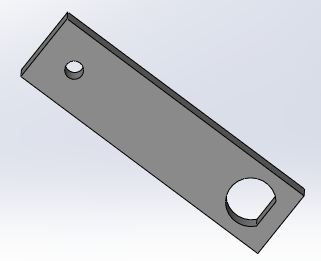
#> input picture opencv-python/pic/1.JPG, 321 x 261 px, found by its file name
$ python '4.10直方图.py'
#> lines starting #> are read from the running program, lines starting #| are printed output that depends on the picture; after the words box and inside, x2 and y2 are one past the last pixel; in counts of white or black regions, pixels touching at a corner belong together
import cv2 as cv
import numpy as np
import math
from matplotlib import pyplot as plt

#本部分内容：
## 直方图histogram
## 直方图查找
## 直方图绘制
## 直方图均衡 equalizeHist
## 二维直方图 从HSV空间中提取H和S对应的像素个数
## 直方图反投影
## cv.calcHist()，np.histogram()

# 【直方图】它是在X轴上具有像素值（不总是从0到255的范围），在Y轴上具有图像中相应像素个数的图。
# 【术语BINS】opencv中用histSize表示，针对x轴，当bins为256则表示每个像素统计一个x，bins为16时表示16个像素的个数总和表示一个刻度
# 【术语DIMS】收集数据的参数的数量，这里是1？？？TODO
# 【术语RANGE】要测量的强度的范围，通常是[0,256]
# cv.calcHist（images，channels，mask，histSize，ranges [，hist [，accumulate]]）
# 参数一images：它是uint8或float32类型的源图像。它应该放在方括号中，即“ [img]”。
# 参数二channels：也以方括号给出。它是我们计算直方图的通道的索引。例如，如果输入为灰度图像，则其值为[0]。对于彩色图像，您可以传递[0]，[1]或[2]分别计算蓝色，绿色或红色通道的直方图。
# 参数三ask：图像掩码。为了找到完整图像的直方图，将其指定为“无”。但是，如果要查找图像特定区域的直方图，则必须为此创建一个掩码图像并将其作为掩码。
# histSize：这表示我们的BIN计数。需要放在方括号中。对于全尺寸，设置[256]。
# ranges：这是我们的RANGE。通常为[0,256]。
# 返回值：256*1的数组
img = cv.imread('./pic/1.jpg', 0)
#> img: shape (261, 321); min 0, max 255, mean 203.7
hist = cv.calcHist([img], [0], None, [256], [0, 256])
#> hist = 256 values, max 14823 at index 138, min 1 at index 168, mean 327.3
print(hist)
#> (printed output is left out)

# 【绘制直方图】--使用matplotlib--它直接找到直方图并将其绘制,无需调用calcHist
plt.hist(img.ravel(),256,[0,256]); plt.show()

# 【绘制直方图--使用opencv】 使用cv.line或pylonline  略

# 【掩码的应用】，可创建掩码图像，掩码中白色为要统计直方图的部分，黑色为忽略的部分。 略

# 【直方图均衡】--参考https://blog.csdn.net/qq_15971883/article/details/88699218
# 大概思路：
# ①求直方图，得到各个像素个数的概率（像素n的个数/总个数）
# ②依靠s = T(r)得到最终的像素，这里r为原始像素值，s为均衡化变换后的像素值
# T的公式参考链接，这里不推导了
# 【适用场景】如果一幅图像整体偏暗或者偏亮，那么直方图均衡化的方法很适用。
# 【缺点】：如果图像某些区域对比度很好，而另一些区域对比度不好，那采用直方图均衡化就不一定适用；
# 均衡化后图像的灰度级减少，某些细节将会消失；某些图像（如直方图有高峰），经过均衡化后对比度不自然的过分增强
img = cv.imread('./pic/his1.png', 0)
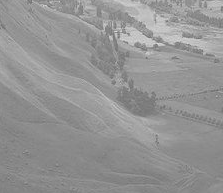
#> input picture opencv-python/pic/his1.png, 223 x 193 px
#> img is the input picture: shape (193, 223); min 104, max 224, mean 147.7
img_equalizeHist = cv.equalizeHist(img)
plt.subplot(121),plt.imshow(img,cmap='gray'),plt.title('img')
plt.subplot(122),plt.imshow(img_equalizeHist,cmap='gray'),plt.title('img_equalizeHist')
plt.show()

# 【对比度受限的自适应直方图均衡-(CLAHE算法)】--为了解决上面的缺点，这里用了一个图像，某些区域直方图过高导致
# 大概原理：图像被分成称为“tiles”的小块（在OpenCV中，tileSize默认为8x8）。然后，像往常一样对这些块中的每一个进行直方图均衡。
img = cv.imread('./pic/his2.png', 0)
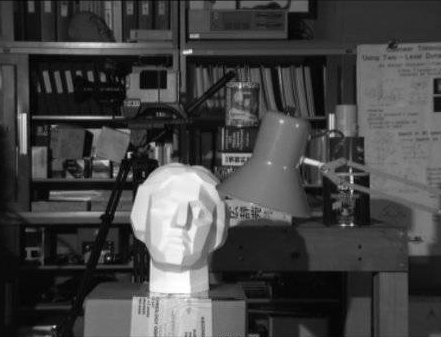
#> input picture opencv-python/pic/his2.png, 441 x 337 px
#> img is the input picture: shape (337, 441); min 0, max 255, mean 69.1
img_equalizeHist = cv.equalizeHist(img) #普通的全局均衡，效果不好
#> img_equalizeHist: shape (337, 441)
clahe = cv.createCLAHE(clipLimit=2.0, tileGridSize=(8,8))
img_clahe = clahe.apply(img)
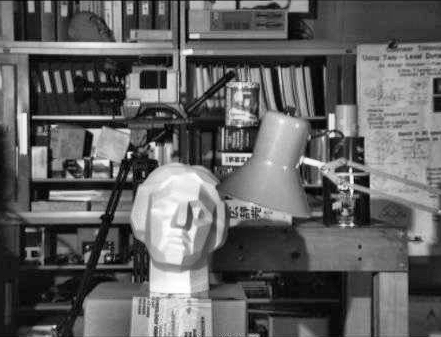
#> img_clahe: shape (337, 441); min 0, max 255, mean 97.3
plt.subplot(131),plt.imshow(img,cmap='gray'),plt.title('img')
plt.subplot(132),plt.imshow(img_equalizeHist,cmap='gray'),plt.title('img_equalizeHist')
plt.subplot(133),plt.imshow(img_clahe,cmap='gray'),plt.title('img_clahe')
plt.show()

# 【二维直方图-颜色直方图】考虑两个特征：每个像素的色相和饱和度值（即HSV空间中的H和S，取值范围：H [0, 179] S [0, 255] V [0, 255]）
# 一维直方图是将图像从RGB转为灰度
# 二维直方图试将图像从RGB转为HSV
img = cv.imread('./pic/1.jpg')
#> img is the input picture: shape (261, 321, 3); mean B, G, R 209.1, 203.6, 201.8
img = cv.cvtColor(img,cv.COLOR_BGR2HSV)
#> img: shape (261, 321, 3); mean H, S, V 79.7, 8.7, 209.1
hist = cv.calcHist([img], [0,1], None, [180, 256], [0, 180, 0, 256]) #shape[180, 256],x轴代表S饱和度，y轴代表H色相
cv.imshow('hist', hist) #是一副灰度图，代表不同饱和度和色相对应的像素个数，不是很直观
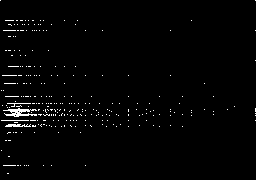
#> window 'hist': shape (180, 256); 1.6% white in thin lines or dots

# 【直方图反向投影】--例子讲的很明白https://blog.csdn.net/keith_bb/article/details/70154219
# 反向投影：简单来说，如果当前图像一个像素值为10，那么就用直方图中该像素10对应的像素个数来代替当前的像素值！
# calcBackProject（const Mat *     images,输入图像，图像深度必须位CV_8U,CV_16U或CV_32F中的一种，尺寸相同，每一幅图像都可以有任意的通道数
# int     nimages, 输入图像数量
# const int *     channels,用于计算反向投影的通道列表，通道数必须与直方图维度相匹配，第一个数组的通道是从0到image[0].channels()-1,第二个数组通道从图像image[0].channels()到image[0].channels()+image[1].channels()-1计数
# InputArray      hist,输入的直方图，直方图的bin可以是密集(dense)或稀疏(sparse)
# OutputArray     backProject,目标反向投影输出图像，是一个单通道图像，与原图像有相同的尺寸和深度
# const float **      ranges,直方图中每个维度bin的取值范围
# double      scale = 1,可选输出反向投影的比例因子
# bool    uniform = true ）直方图是否均匀分布(uniform)的标识符，有默认值true
# 【用途】比方说提取背景、目标追踪等等
# 1、用一个ROI来包括目标的一部分，计算该ROI的直方图（二维的最好）
# 2、将直方图进行归一化处理，归一化到[0,255]范围内（因为像素个数可能会超过255）
# 3、将该直方图在目标图像上反投影，得到投影图像
#图像采用capture.png，我们将分别提取墙壁、手和瓶盖进行测试
#结果墙壁效果不好，因为三面墙颜色都不太一样
#手也不太好，颜色差别明显，可能把手整个阔起来好点
#瓶盖效果较好
img_src = cv.imread('./pic/capture.png')
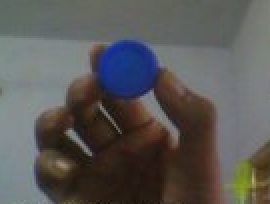
#> input picture opencv-python/pic/capture.png, 135 x 102 px (shown 2 times larger)
#> img_src is the input picture: shape (102, 135, 3); mean B, G, R 86.9, 88.7, 90.4
img_src_hsv = cv.cvtColor(img_src, cv.COLOR_BGR2HSV)
#> img_src_hsv: shape (102, 135, 3); mean H, S, V 57.8, 63.8, 99.3
img_roi_wall = img_src[22:36, 12:23] #
img_roi_hand = img_src[75:96, 84:104]
img_roi_battle = img_src[25:42, 54:70]
plt.subplot(431),plt.imshow(cv.cvtColor(img_roi_wall, cv.COLOR_BGR2RGB)),plt.title('img_roi_wall') # 显示有色差，是因为plt.imshow是按RGB显示，cv.imread是bgr格式 参考https://blog.csdn.net/u013608424/article/details/80117178
plt.subplot(432),plt.imshow(cv.cvtColor(img_roi_hand, cv.COLOR_BGR2RGB)),plt.title('img_roi_hand')
plt.subplot(433),plt.imshow(cv.cvtColor(img_roi_battle, cv.COLOR_BGR2RGB)),plt.title('img_roi_battle')
img_roi_wall_hsv = cv.cvtColor(img_roi_wall, cv.COLOR_BGR2HSV)
img_roi_hand_hsv = cv.cvtColor(img_roi_hand, cv.COLOR_BGR2HSV)
#> img_roi_hand_hsv: shape (21, 20, 3); mean H, S, V 12, 127.9, 59.7
img_roi_battle_hsv = cv.cvtColor(img_roi_battle, cv.COLOR_BGR2HSV)
#————提取墙壁————
his_wall = cv.calcHist([img_roi_wall_hsv], [0,1], None, [180, 256], [0, 180, 0, 256]) #二维直方图
plt.subplot(434),plt.imshow(his_wall,cmap='gray'),plt.title('his_wall')
cv.normalize(his_wall,his_wall,0,255,cv.NORM_MINMAX)
#> his_wall: shape (180, 256) float32; min 0, max 255, mean 0
dist_wall = cv.calcBackProject([img_src_hsv], [0,1], his_wall, [0, 180, 0, 256], 1) #反向投影
#————提取手————
his_hand = cv.calcHist([img_roi_hand_hsv], [0,1], None, [180, 256], [0, 180, 0, 256]) #二维直方图
plt.subplot(435),plt.imshow(his_hand,cmap='gray'),plt.title('his_hand')
cv.normalize(his_hand,his_hand,0,255,cv.NORM_MINMAX)
#> his_hand: shape (180, 256) float32; min 0, max 255, mean 0.1
dist_hand = cv.calcBackProject([img_src_hsv], [0,1], his_hand, [0, 180, 0, 256], 1) #反向投影
#————提取瓶盖————
his_battle = cv.calcHist([img_roi_battle_hsv], [0,1], None, [180, 256], [0, 180, 0, 256]) #二维直方图
plt.subplot(436),plt.imshow(his_battle,cmap='gray'),plt.title('his_battle')
cv.normalize(his_battle,his_battle,0,255,cv.NORM_MINMAX)
#> his_battle: shape (180, 256) float32; min 0, max 255, mean 0.2
dist_battle = cv.calcBackProject([img_src_hsv], [0,1], his_battle, [0, 180, 0, 256], 1) #反向投影
plt.subplot(437),plt.imshow(dist_wall,cmap='gray'),plt.title('dist_wall')
plt.subplot(438),plt.imshow(dist_hand,cmap='gray'),plt.title('dist_hand')
plt.subplot(439),plt.imshow(dist_battle,cmap='gray'),plt.title('dist_battle')
#---最终二值化--
ret, img_binary = cv.threshold(dist_wall, 0, 255, cv.THRESH_BINARY)
#> img_binary: shape (102, 135); 6.6% white; 33 white regions (30 under 20 px), largest, box (x1, y1, x2, y2) and area: (4, 19, 43, 47) 606, (4, 44, 20, 60) 113, (15, 51, 29, 60) 34
plt.subplot(4,3,10),plt.imshow(img_binary,cmap='gray'),plt.title('dist_wall_binary')
ret, img_binary = cv.threshold(dist_hand, 0, 255, cv.THRESH_BINARY)
#> img_binary: shape (102, 135); 10.1% white; 104 white regions (93 under 20 px), largest, box (x1, y1, x2, y2) and area: (74, 50, 107, 102) 733, (52, 68, 75, 94) 153, (63, 66, 70, 76) 39
plt.subplot(4,3,11),plt.imshow(img_binary,cmap='gray'),plt.title('dist_hand_binary')
ret, img_binary = cv.threshold(dist_battle, 0, 255, cv.THRESH_BINARY)
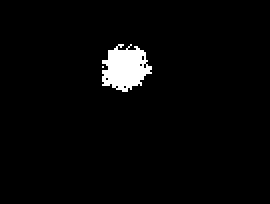
#> img_binary: shape (102, 135) (shown 2 times larger); 2.9% white; 2 white regions (1 under 20 px), largest, box (x1, y1, x2, y2) and area: (51, 22, 76, 46) 398
plt.subplot(4,3,12),plt.imshow(img_binary,cmap='gray'),plt.title('dist_battle_binary')

plt.show()
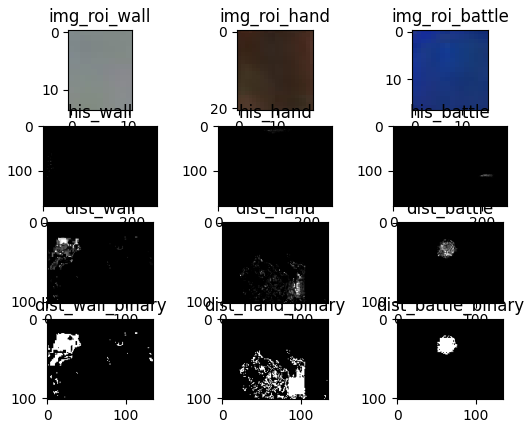
#> figure drawn by matplotlib, 12 panels
cv.waitKey(0)
cv.destroyAllWindows()
